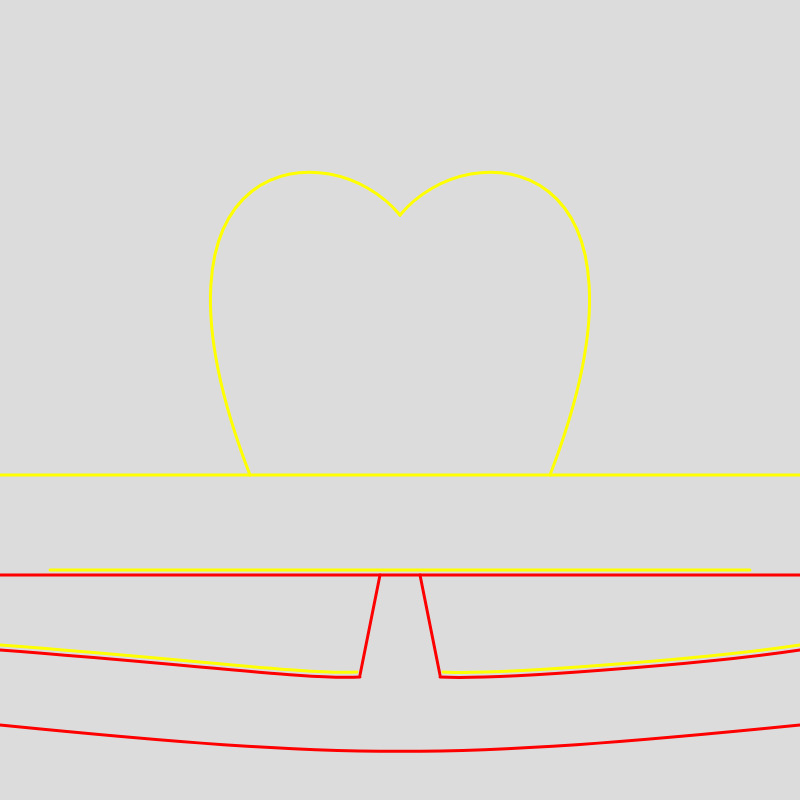
Frame 1 (no input)
Frame 60 (no input): identical to frame 1, image omitted
Frame 120 (the mouse pressed at the canvas centre since frame 60): identical to frame 1, image omitted

The p5.js sketch that drew this single still picture (run headless with seeded random() and noise() and a simulated clock; from frame 60 on, the mouse is pressed at the canvas centre):

// p5.js sketch
// ── sketch.js
function setup(){
  createCanvas(800, 800);
}

function draw(){
  background(220);
  downstage();
  hearts();
}

function downstage(){
  //downstage red lines & catwalk
  stroke(255, 0, 0);
  strokeWeight(3);
  line(0, 575, 800, 575);
  line(380, 575, 360, 675);
  line(420, 575, 440, 675);

  //catwalk curves
  noFill();
  bezier(440, 677, 490, 680, 700, 665, 800, 650);
  bezier(360, 677, 310, 680, 200, 665, 0, 650);
  bezier(0, 725, 350, 760, 450, 760, 800, 725);

  //yellow lining
  stroke(255, 255, 0);
  line(50, 570, 750, 570);
  line(0, 475, 800, 475);

  bezier(443, 672, 490, 675, 700, 660, 800, 645);
  bezier(357, 672, 310, 675, 200, 660, 0, 645);
}

function hearts(){
  //inner yellow right half
  bezier(400, 215, 470, 130, 675, 150, 550, 475);
  //inner yellow left half
  bezier(400, 215, 330, 130, 125, 150, 250, 475);
}
